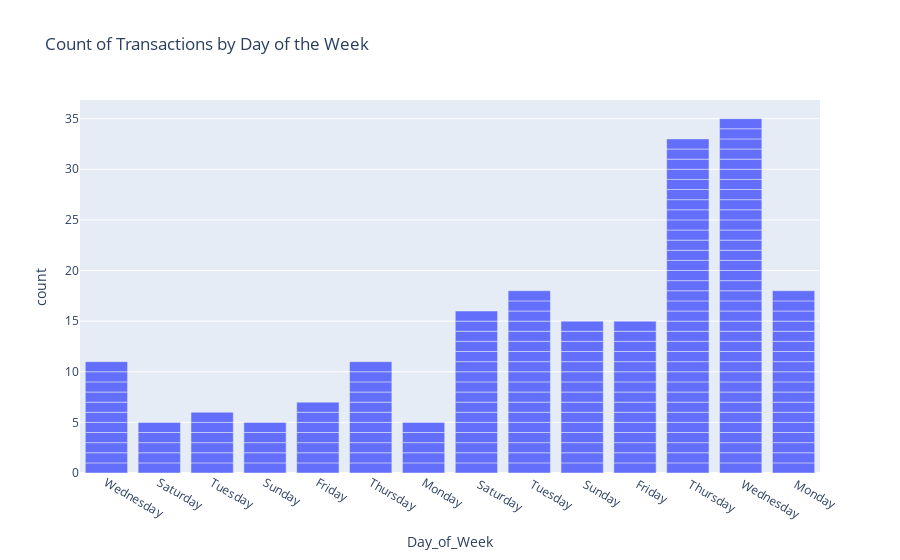

Notebook source saved alongside this figure:
### Code cell
# Count of Transactions by Day of the Week
fig_day_of_week = px.bar(data, x='Day_of_Week',
                         title='Count of Transactions by Day of the Week')
fig_day_of_week.show()

### Figure 1 — Plotly figure (JSON) as saved in the notebook; plotly's stock layout.template omitted (floating-point values rounded to 4 significant figures; data arrays with more than 128 entries replaced by an {"elided": "..."} marker saying what was removed)
{"data": [{"alignmentgroup": "True", "hovertemplate": "Day_of_Week=%{x}<br>count=%{y}<extra></extra>", "legendgroup": "", "marker": {"color": "#636efa", "pattern": {"shape": ""}}, "name": "", "offsetgroup": "", "orientation": "v", "showlegend": false, "textposition": "auto", "type": "bar", "x": {"elided": "200 str values"}, "xaxis": "x", "y": {"elided": "200 int values"}, "yaxis": "y"}], "layout": {"barmode": "relative", "legend": {"tracegroupgap": 0}, "title": {"text": "Count of Transactions by Day of the Week"}, "xaxis": {"anchor": "y", "domain": [0, 1], "title": {"text": "Day_of_Week"}}, "yaxis": {"anchor": "x", "domain": [0, 1], "title": {"text": "count"}}}}
